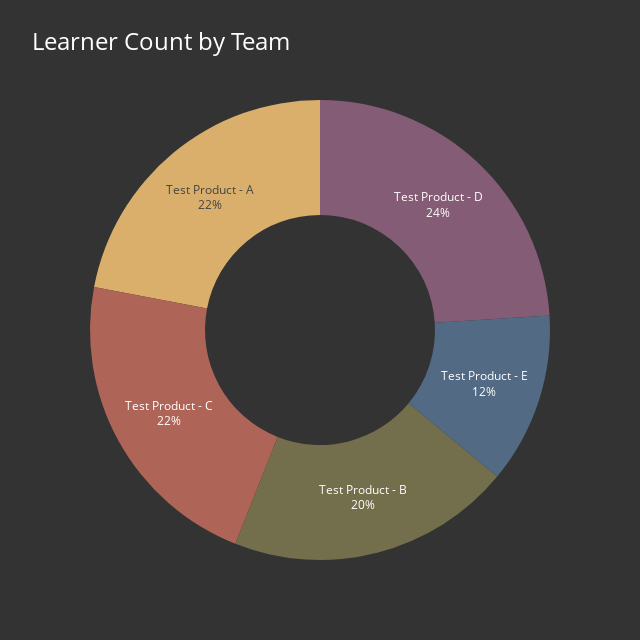

Notebook source saved alongside this figure:
### Code cell
df_type = DataFrame(learners)
type_value_counts = df_type["labsProject"].value_counts()
data = go.Pie(
    labels=type_value_counts.index,
    values=type_value_counts.values,
    hole=0.5,
    textinfo="percent+label",
    textfont={"size": 12},
    hoverinfo="text+label+value",
    textposition='inside',
    showlegend=False,
)
layout = go.Layout(
    title={
        "text": "Learner Count by Team",
        "font": {"color": "white", "size": 24},
    },
    colorway=px.colors.qualitative.Antique,
    width=640,
    height=640,
    paper_bgcolor="#333333",
)
figure = go.Figure(data, layout)
figure.show()

### Figure 1 — Plotly figure (JSON) as saved in the notebook; plotly's stock layout.template omitted (floating-point values rounded to 4 significant figures)
{"data": [{"hole": 0.5, "hoverinfo": "text+label+value", "labels": ["Test Product - D", "Test Product - A", "Test Product - C", "Test Product - B", "Test Product - E"], "showlegend": false, "textfont": {"size": 12}, "textinfo": "percent+label", "textposition": "inside", "values": [12, 11, 11, 10, 6], "type": "pie"}], "layout": {"colorway": ["rgb(133, 92, 117)", "rgb(217, 175, 107)", "rgb(175, 100, 88)", "rgb(115, 111, 76)", "rgb(82, 106, 131)", "rgb(98, 83, 119)", "rgb(104, 133, 92)", "rgb(156, 156, 94)", "rgb(160, 97, 119)", "rgb(140, 120, 93)", "rgb(124, 124, 124)"], "height": 640, "paper_bgcolor": "#333333", "title": {"font": {"color": "white", "size": 24}, "text": "Learner Count by Team"}, "width": 640}}
